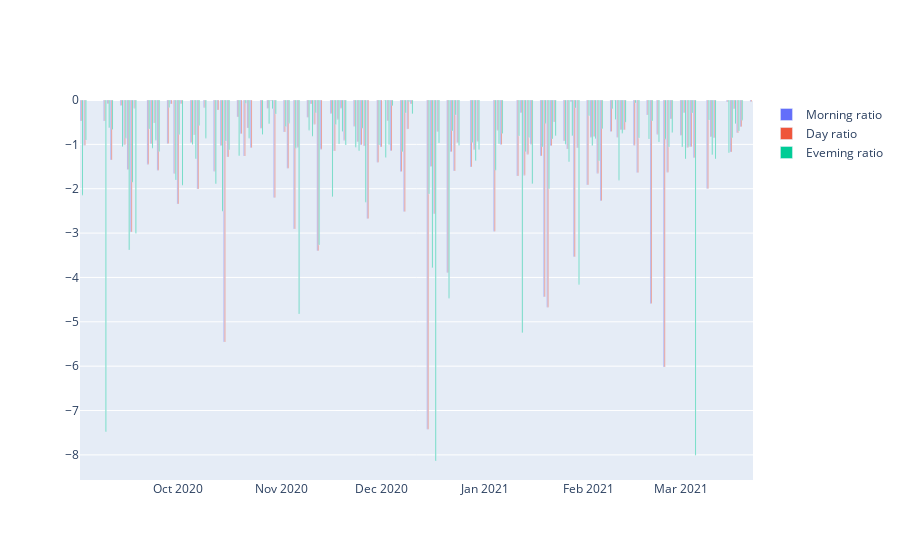

The cell this chart's notebook holds for it:
### Code cell
import plotly.graph_objects as go
fig = go.Figure(data=[
    go.Bar(name='Morning ratio', x=forplot.index, y=forplot['Morning Ratio']),
    go.Bar(name='Day ratio', x=forplot.index, y=forplot['Day Ratio']),
    go.Bar(name='Eveming ratio', x=forplot.index, y=forplot['Ev  Ratio']),
])
# Change the bar mode
fig.update_layout(barmode='group')
fig.show()
